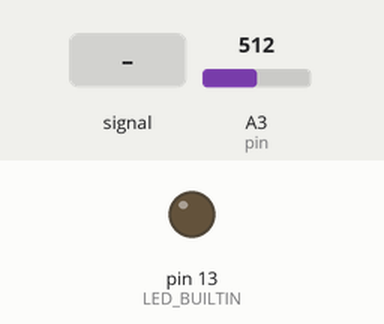
Bench run of a sketch on a simulated Arduino Uno, built with avr-gcc and run on an emulated ATmega328P. Parts: output pins drawn as LEDs (lit = HIGH). The inputs (shaded band) are chosen by the test bench; at power-on: A3 (pin) = 512. What the sketch prints to the serial monitor is not drawn.

Above: at 1.2 s.
1.3 s: A3 (pin) fed a 200 Hz sine of ±460 counts around its level
At 1.7 s:
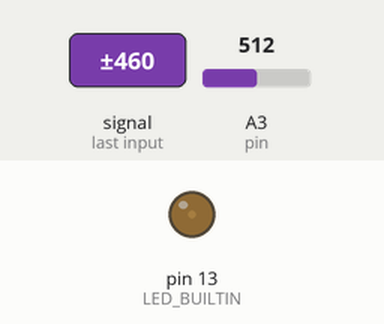
2.8 s: A3 (pin) set to 1023
At 3.5 s:
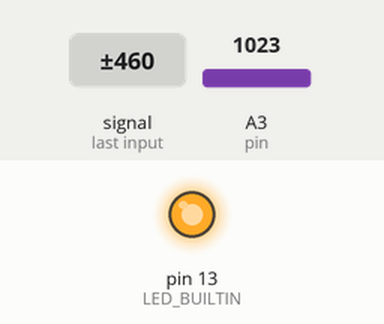
4.3 s: A3 (pin) set to 964
5.8 s: A3 (pin) set to 936
At 6.8 s:
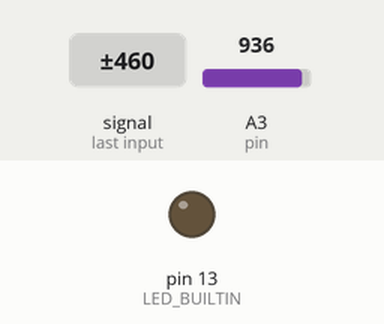
Timing chart, 0 to 8.3 s (numbered marks = the images above; inputs shaded):
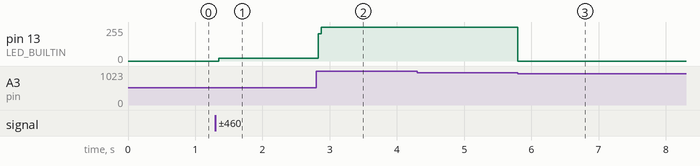

The sketch:

contactMicDebugger.ino
```cpp
const int noiseFloor = 260; // TODO: create function to assess noiseFloor upon startup
const int max_val = 1023;
const int globalThreshold = 170;
int pin = A3;

void setup() {
  Serial.begin(115200);

  pinMode(LED_BUILTIN, OUTPUT);
  //pinMode(A1, INPUT);

}

void loop() {

  //Serial.println(analogRead(pin));

  int diff = noiseFloor - analogRead(pin);
  diff = abs(diff); // positive values only
  diff = map(diff, 0, max_val, 0, 255);  // 8-bit conversion
  Serial.println(diff);
  //Serial.write(diff);

  if (diff > globalThreshold)
    //if (diff > 100)
  {
    digitalWrite(LED_BUILTIN, HIGH);
  }
  else
  {
    digitalWrite(LED_BUILTIN, LOW);
  }

}
```

Measured:
- the behaviour switches between 947 and 946 on A3 (pin) (found by bisection; images 2 and 3)
- after the input at 1.3 s, pin 13 (LED_BUILTIN): 0/255 → 22/255 after 0.05 s
- after the input at 2.8 s, pin 13 (LED_BUILTIN): 22/255 → 255/255 at once
- after the input at 5.8 s, pin 13 (LED_BUILTIN): 255/255 → 0/255 at once
